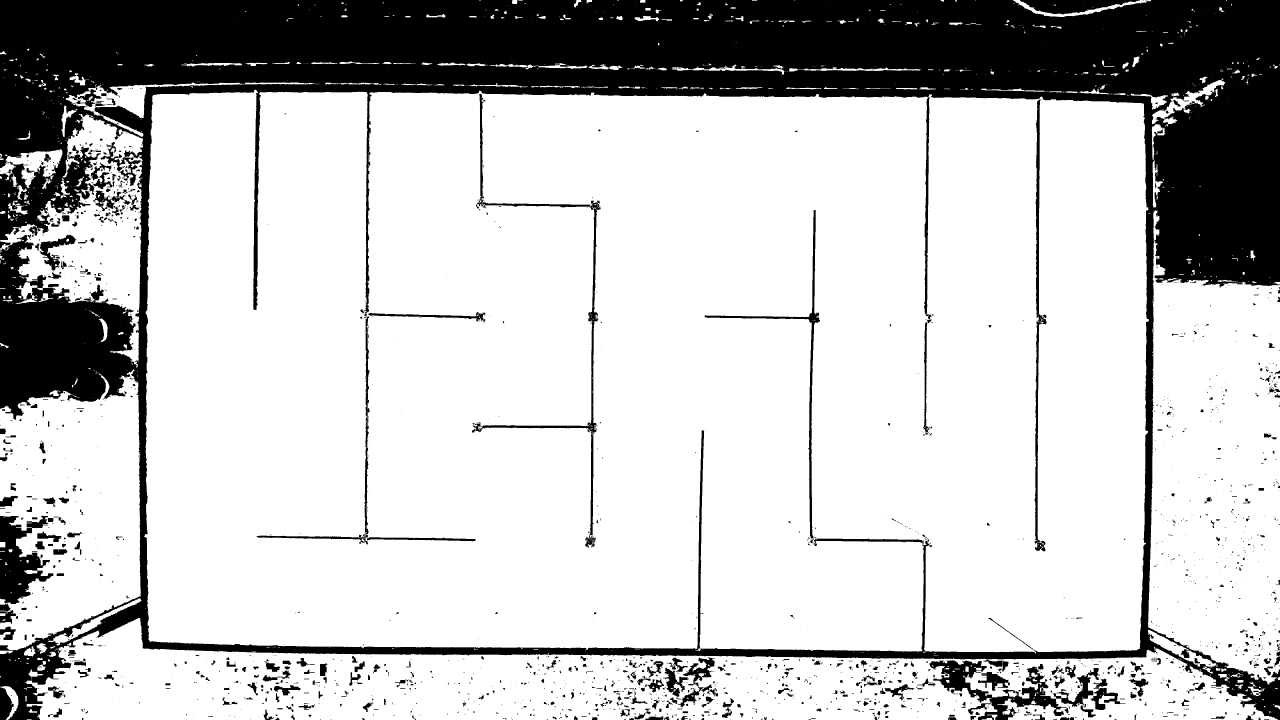
#> input picture uncropped_mask.png, 3840 x 2160 px (shown at 1/3 size)
$ jupyter execute --allow-errors path_planning.ipynb
#> lines starting #> are read from the running program, lines starting #| are printed output that depends on the picture; after the words box and inside, x2 and y2 are one past the last pixel; in counts of white or black regions, pixels touching at a corner belong together
[cell 1]
# IMAGE PROCESSING
import cv2 # OpenCV library
import numpy as np # Numpy library for matricies
import random
import math
from matplotlib import pyplot as plt # Matplotlib library for plotting
from collections import deque
import heapq

random.seed(42)

[cell 2]
# General settings
seed = 42
image_file = "uncropped_mask.png"

# Occupancy map
unsafe_iterations = 3

# BFS
size_of_node_grid = 9
bfs_start_node = 0
bfs_end_node = 99

[cell 3]
# perspective transform
image1 = cv2.imread(image_file)
#> image1 is the input picture: shape (2160, 3840, 3); 77.1% white; 2353 black regions (1675 under 20 px), largest, box (x1, y1, x2, y2) and area: (0, 0, 3840, 2160) 1693230, (2788, 1981, 3297, 2160) 25286, (0, 1546, 160, 1872) 24153
height = image1.shape[0]
#> height = 2160
width = image1.shape[1]
#> width = 3840
print("height:", height)
#| height: 2160
print("width:", width)
#| width: 3840
pts1 = np.float32([[430,265],[3445,265],[430,1960],[3445,1960]]) # original img corners
pts2 = np.float32([[0,0],[2250,0],[0,1250],[2250,1250]]) # warped corners

H = cv2.getPerspectiveTransform(pts1,pts2) # homography matrix
print(H)

dst = cv2.warpPerspective(image1, H, (2251,1251)) # 250*9 x 250*5
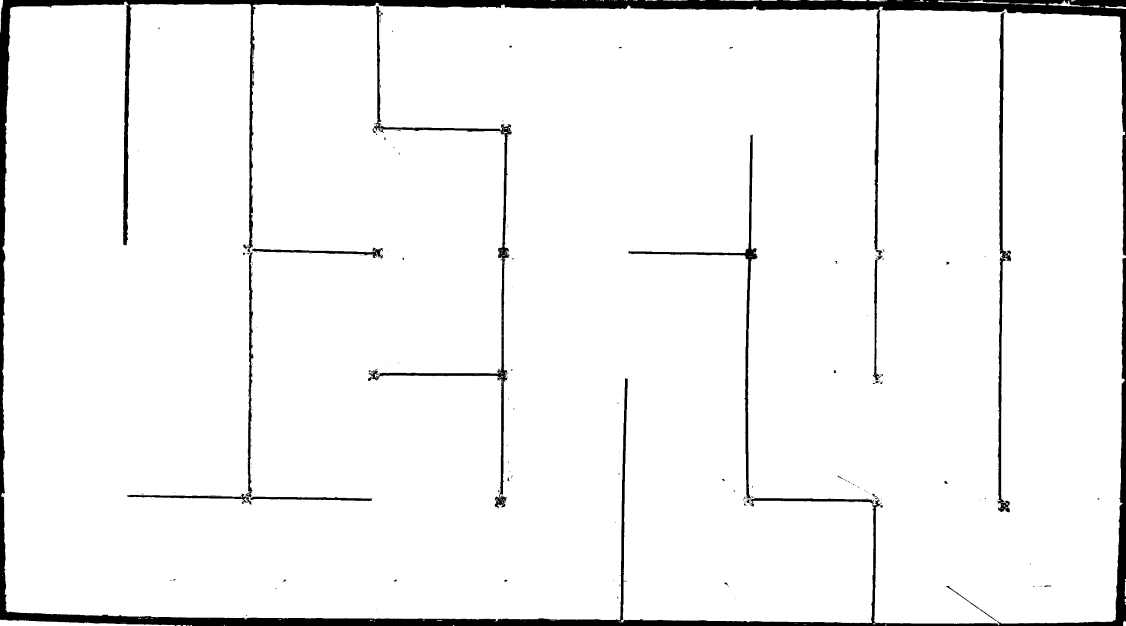
#> dst: shape (1251, 2251, 3) (shown at 1/2 size); min 0, max 255, mean 243.7
plt.imshow(dst)
plt.show()
